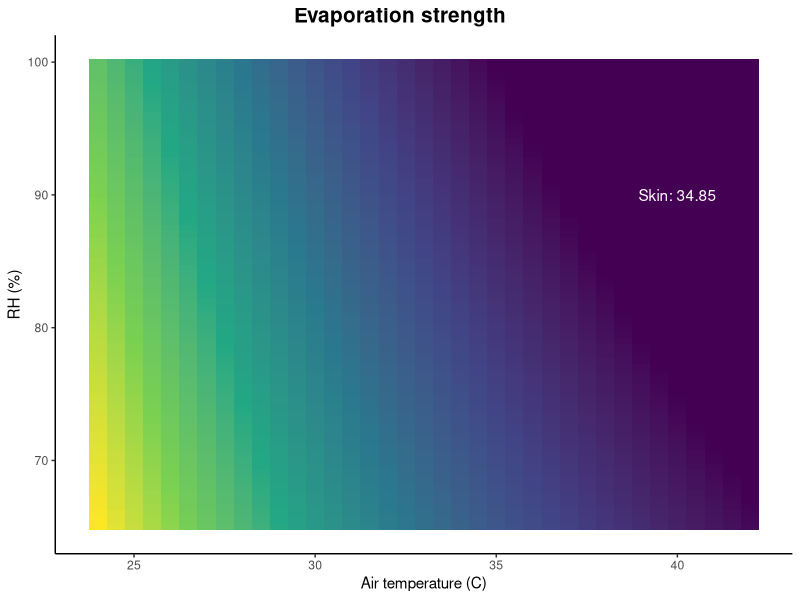
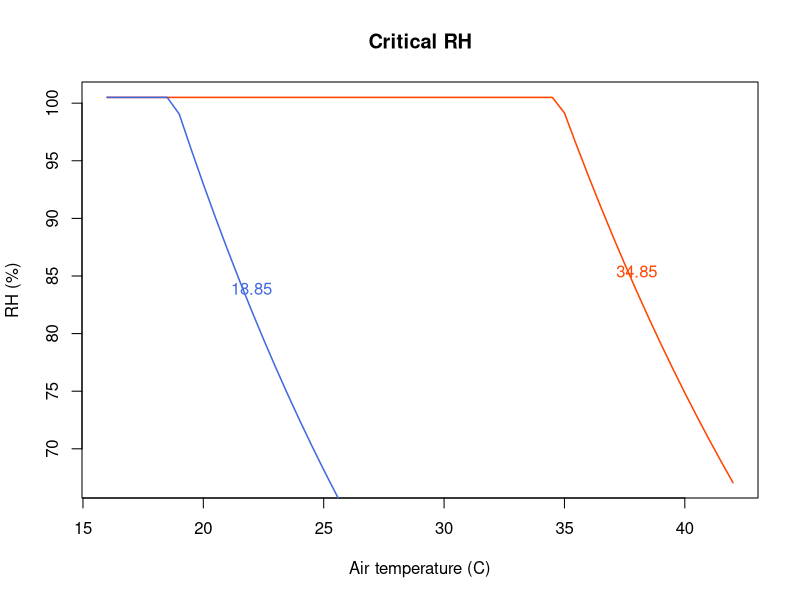
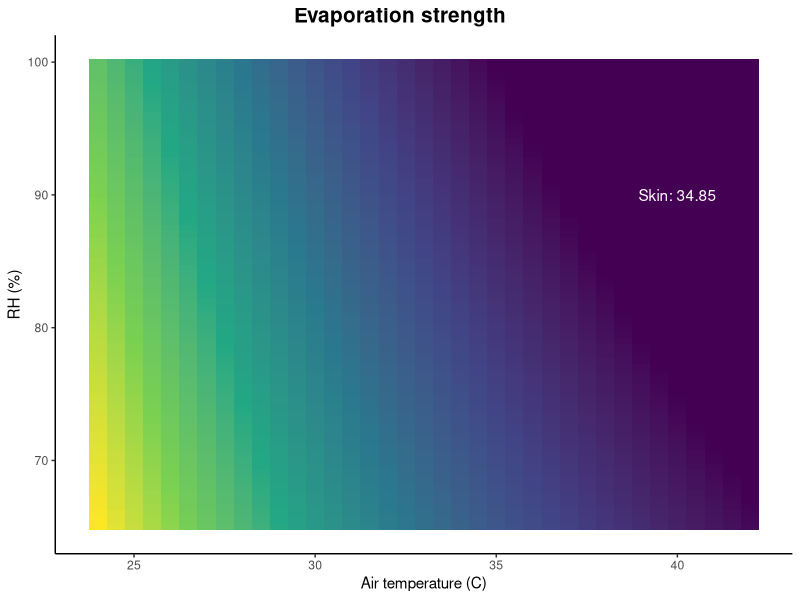

The R source for these figures, in order:
# Plot some functions shown in SM C

# 1. Critical value of RH --------------------------------------
# at given T and T_skin (K) for sweat to evaporate based on Clausius-Clapeyron.
# E.g. Let T_skin=308 K (34.85 C), c=100*exp(5423(1/T-1/308)) if T>=308

# Define
cRH_T_ <- function(T.vec, T_skin) {
    #' T.vec is an numeric vector of air temp
    #' T_skin is an number of skin temp
    #' Output is an vector of CV(T)
    ifelse(
        T.vec < T_skin, 
        100.5, 
        100*exp(5423*(1/T.vec - 1/T_skin))
    )
}

# Plot the graph and save
x <- seq(16, 42, 0.5); xk <- x+273.15
cvx1 <- cRH_T_(xk, T_skin=308)
cvx2 <- cRH_T_(xk, T_skin=292)
# Save
thisdir <- getwd()
png(
    filename = file.path(thisdir, "plot_cv.RH_T.png"), 
    width = 1000, # pixels
    height = 618, # pixels
    res = 150 # dpi
)
plot(
    x, cvx1, type="l", col="orangered", lwd=1.5,
    xlab = "Air temperature (C)",
    ylab = "RH (%)",
    main = "Critical RH",
    cex.lab = 1,
    cex.main = 1.2
)
lines(x, cvx2, col="royalblue", lwd=1.5)
# Show texts above curves
text(38, 84, "34.85", col="orangered", pos=3)
text(22, 82.5, "18.85", col="royalblue", pos=3)
dev.off()

# 2. N prop.to vapor pressure diff ----------------------------
library(ggplot2)

N_vp_ <- function(RH, T.vec, T_skin) {
    #' @param RH numeric vector, relative humidity \in [0, 100]
    #' @param T.vec numeric vector, air temperature in Kelvins
    #' @param T_skin number, skin temperature in Kelvins. usually chosen from [292, 308] 
    #' @return numeric vector of the \min(vp_diff, 100-RH)
    #' 
    dvp <- 100*exp(5423*(1/T.vec - 1/T_skin)) - RH
    dvp0 <- ifelse(dvp > 0, dvp, 0)
    return(dvp0)
}

# Simulation
x <- seq(24, 42, 0.5); xk <- x+273.15
y <- seq(65, 100, 0.5)
df_n <- expand.grid(temp_K=xk, rel_hum=y)
df_n$z <- N_vp_(df_n$rel_hum, df_n$temp_K, T_skin=308)
df_n$temp_C <- df_n$temp_K - 273.15

thisdir <- getwd()
ggplot(df_n, aes(x=temp_C, y=rel_hum, fill=z))+
    geom_tile()+
    scale_fill_viridis_c()+
    ggtitle("Evaporation strength")+
    labs(x="Air temperature (C)", y="RH (%)", fill=NULL)+
    annotate("text", x=40, y=90, label="Skin: 34.85", color="white")+
    theme_classic()+    
    theme(
        plot.title = element_text(hjust=0.5, size=15, face="bold"),
        plot.title.position = "plot",
        legend.position = "none"
    )
ggsave(file.path(thisdir, "hmap_evap_T_RH.png"), width=7, height=5)
# END
